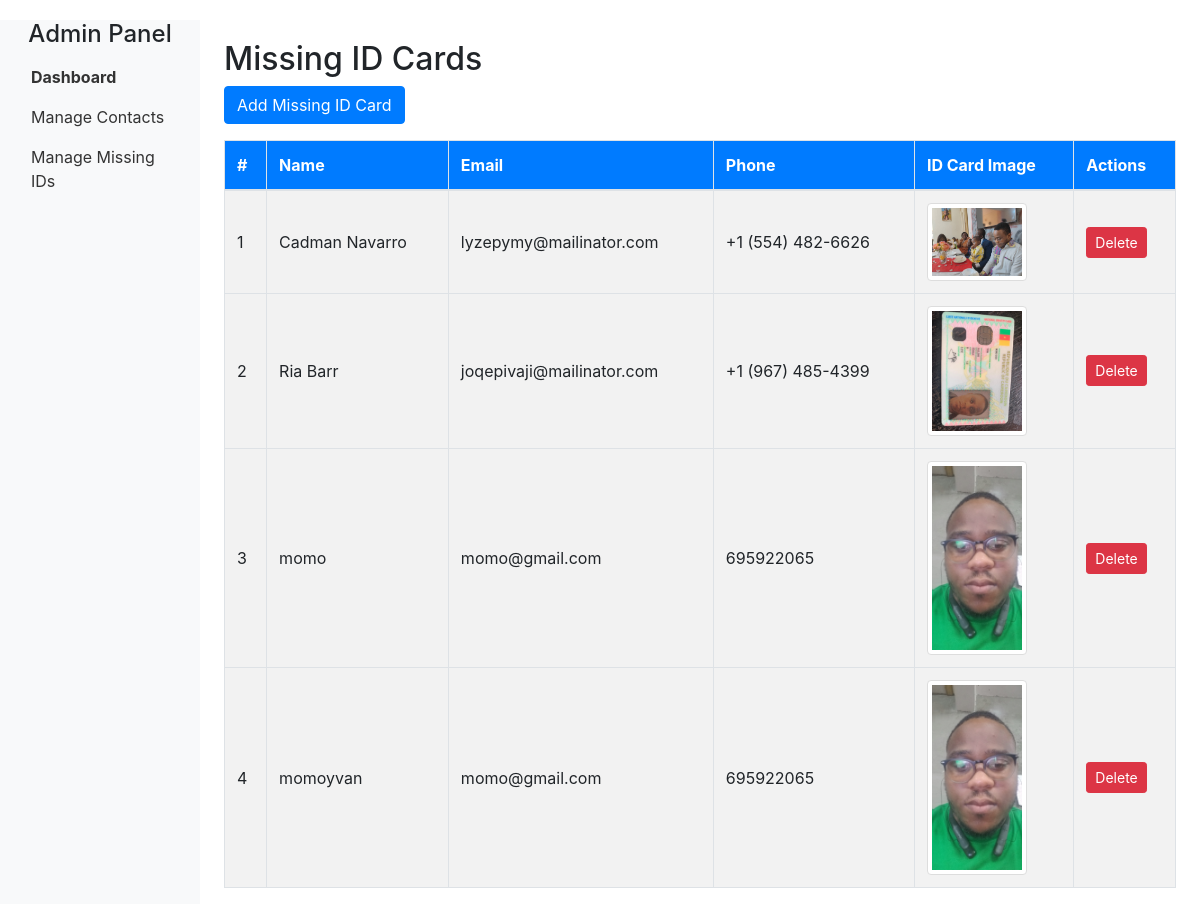
/manage_id/, run on the app's committed database.
### booking/models.py (models this page shows, shortened)
class MissingIDCard(models.Model):
    name = models.CharField(max_length=255)
    email = models.EmailField()
    phone = models.CharField(max_length=20)
    date_found = models.DateField(null=True, blank=True)  # Allows any date, including no date
    id_card_image = models.ImageField(upload_to='missing_id_cards/')

### booking/views.py (the view)
# urls.py: path('manage_id/', views.manage_id, name='manage_id'),
def manage_id(request):
    missing_id_cards = MissingIDCard.objects.all()
    return render(request, 'panel/police/manage_id/manage_id.html', {'missing_id_cards': missing_id_cards})

### booking/templates/panel/police/manage_id/manage_id.html (shortened to what this page needs)
{% load static %}
<!DOCTYPE html>
<html lang="en">
<head>
    <link href="https://maxcdn.bootstrapcdn.com/bootstrap/4.5.2/css/bootstrap.min.css" rel="stylesheet">
    <link href="{% static 'css/manage_id.css' %}" rel="stylesheet">
</head>
<body>
    <div class="container-fluid">
        <div class="row">
            <nav class="col-md-2 d-none d-md-block bg-light sidebar">
                <div class="sidebar-sticky">
                    <h4 class="text-center">Admin Panel</h4>
                    <ul class="nav flex-column">
                        <li class="nav-item">
                            <a class="nav-link active" href="{% url 'officer_panel' %}">
                                Dashboard
                            </a>
                        </li>
                        <li class="nav-item">
                            <a class="nav-link" href="{% url 'manage_contact' %}">
                                Manage Contacts
                            </a>
                        </li>
                        <li class="nav-item">
                            <a class="nav-link" href="#">
                                Manage Missing IDs
                            </a>
                        </li>
                    </ul>
                </div>
            </nav>
            <main role="main" class="col-md-9 ml-sm-auto col-lg-10 px-4">
                <h2>Missing ID Cards</h2>
                <button class="btn btn-primary mb-3" data-toggle="modal" data-target="#addIdModal">Add Missing ID Card</button>
                <div class="table-responsive">
                    <table class="table table-striped table-bordered">
                        <thead>
                            <tr>
                                <th>#</th>
                                <th>Name</th>
                                <th>Email</th>
                                <th>Phone</th>
                                <th>ID Card Image</th>
                                <th>Actions</th>
                            </tr>
                        </thead>
                        <tbody>
                            {% for id_card in missing_id_cards %}
                            <tr>
                                <td>{{ forloop.counter }}</td>
                                <td>{{ id_card.name }}</td>
                                <td>{{ id_card.email }}</td>
                                <td>{{ id_card.phone }}</td>
                                <td><img src="{{ id_card.id_card_image.url }}" alt="ID Card" class="img-thumbnail" width="100"></td>
                                <td>
                                    <button class="btn btn-danger btn-sm" onclick="deleteIDCard({{ id_card.id }})">Delete</button>
                                </td>
                            </tr>
                            {% endfor %}
                        </tbody>
                    </table>
                </div>
            </main>
        </div>
    </div>
</body>
</html>

### booking/static/css/manage_id.css (style rules this page uses)
body { padding-top: 20px; }
h2 { margin-top: 20px; }
.sidebar { background-color: #f8f9fa; }
.sidebar .nav-link { color: #333; }
.sidebar .nav-link.active { font-weight: bold; }
.table th, .table td { vertical-align: middle; }
.table th { background-color: #007bff; color: #fff; }
.table tbody tr:nth-child(even) { background-color: #f2f2f2; }
.img-thumbnail { border: 1px solid #ddd; }

### data on the page
MissingIDCard: name "Cadman Navarro", email "lyzepymy@mailinator.com", phone "+1 (554) 482-6626", id_card_image (picture)
MissingIDCard: name "Ria Barr", email "joqepivaji@mailinator.com", phone "+1 (967) 485-4399", id_card_image (picture)
MissingIDCard: name "momo", email "momo@gmail.com", phone "695922065", id_card_image (picture)
MissingIDCard: name "momoyvan", email "momo@gmail.com", phone "695922065", id_card_image (picture)
